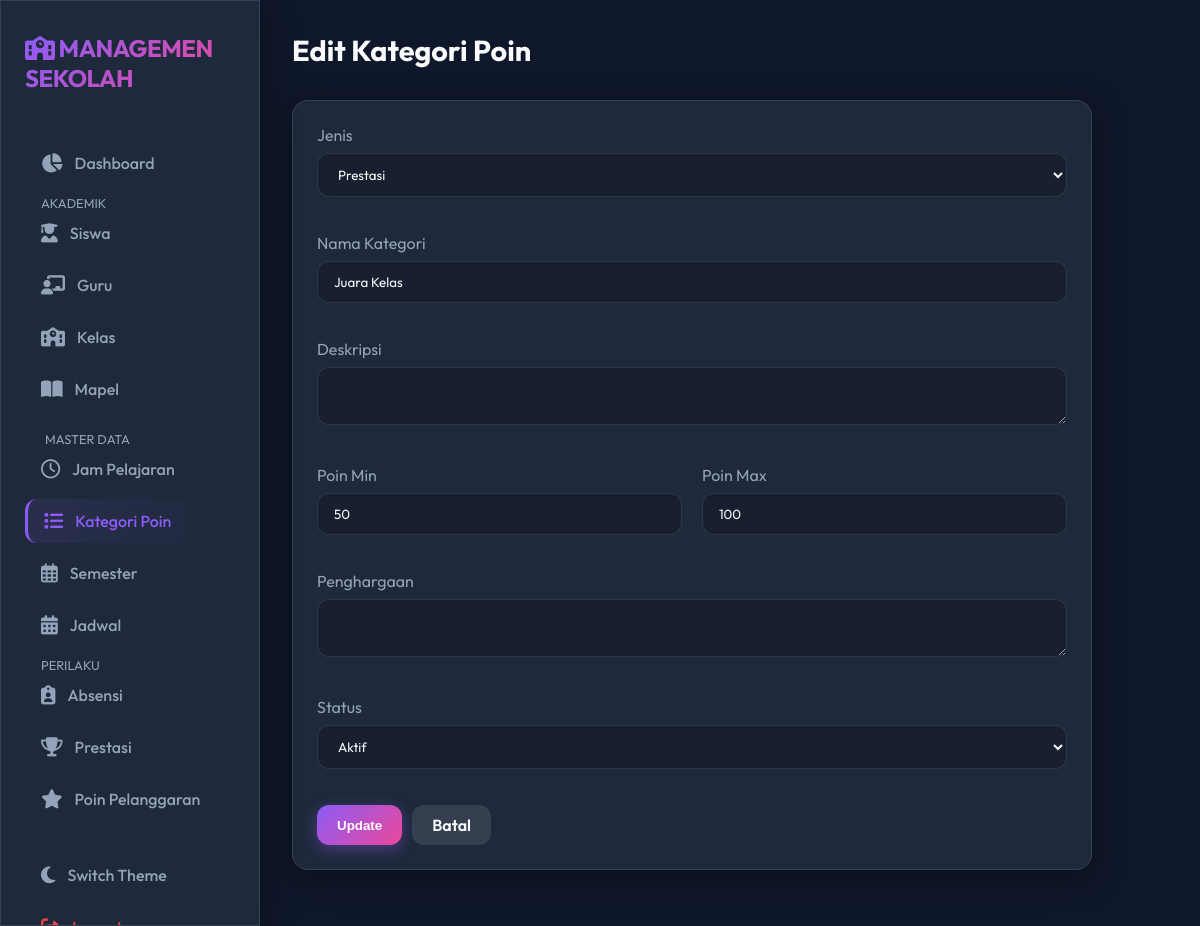
The app's page /point_categories/edit.php?id=1 with its own data.
### tables this page shows
CREATE TABLE `poin_kategori` (
  `id` int(11) NOT NULL AUTO_INCREMENT,
  `jenis` enum('prestasi','pelanggaran') DEFAULT NULL,
  `nama_kategori` varchar(100) NOT NULL,
  `deskripsi` text,
  `poin_min` int(11) DEFAULT '0',
  `poin_max` int(11) DEFAULT '0',
  `sanksi` text,
  `penghargaan` text,
  `status` enum('aktif','nonaktif') DEFAULT 'aktif',
  `created_at` timestamp NOT NULL DEFAULT CURRENT_TIMESTAMP,
  `updated_at` timestamp NOT NULL DEFAULT CURRENT_TIMESTAMP ON UPDATE CURRENT_TIMESTAMP,
  PRIMARY KEY (`id`)
);

### point_categories/edit.php (the view, shortened to what this page needs)
<?php
include '../config/database.php';
include '../includes/header.php';
include '../includes/sidebar.php';
$id = $_GET['id'];
$row = $conn->query("SELECT * FROM poin_kategori WHERE id = $id")->fetch_assoc();
?>
<div class="main-content">
    <div class="top-bar">
        <h1 class="page-title">Edit Kategori Poin</h1>
    </div>
    <div class="card glass" style="max-width: 800px;">
        <form action="process_edit.php" method="POST">
            <div style="margin-bottom: 20px;">
                <label style="color: var(--text-muted); display: block; margin-bottom: 8px;">Jenis</label>
                <select name="jenis" id="jenis" onchange="toggleFields()" required>
                    <option value="prestasi" <?= $row['jenis'] == 'prestasi' ? 'selected' : '' ?>>Prestasi</option>
                </select>
            </div>
            <div style="margin-bottom: 20px;">
                <label style="color: var(--text-muted); display: block; margin-bottom: 8px;">Nama Kategori</label>
                <input type="text" name="nama_kategori" value="<?= $row['nama_kategori'] ?>" required>
            </div>
            <div style="margin-bottom: 20px;">
                <label style="color: var(--text-muted); display: block; margin-bottom: 8px;">Deskripsi</label>
                <textarea name="deskripsi" rows="2"><?= $row['deskripsi'] ?></textarea>
            </div>
            <div style="display: grid; grid-template-columns: 1fr 1fr; gap: 20px; margin-bottom: 20px;">
                <div>
                    <label style="color: var(--text-muted); display: block; margin-bottom: 8px;">Poin Min</label>
                    <input type="number" name="poin_min" value="<?= $row['poin_min'] ?>">
                </div>
                <div>
                    <label style="color: var(--text-muted); display: block; margin-bottom: 8px;">Poin Max</label>
                    <input type="number" name="poin_max" value="<?= $row['poin_max'] ?>">
                </div>
            </div>
            <div id="field-reward" style="margin-bottom: 20px;">
                <label style="color: var(--text-muted); display: block; margin-bottom: 8px;">Penghargaan</label>
                <textarea name="penghargaan" rows="2"><?= $row['penghargaan'] ?></textarea>
            </div>
            <div style="margin-bottom: 20px;">
                <label style="color: var(--text-muted); display: block; margin-bottom: 8px;">Status</label>
                <select name="status">
                    <option value="aktif" <?= $row['status'] == 'aktif' ? 'selected' : '' ?>>Aktif</option>
                </select>
            </div>
            <div style="margin-top: 20px; display: flex; gap: 10px;">
                <button type="submit" class="btn btn-primary">Update</button>
                <a href="idx.php" class="btn" style="background: rgba(255,255,255,0.1);">Batal</a>
            </div>
        </form>
    </div>
</div>
<?php include '../includes/footer.php'; ?>

### assets/css/style.css (style rules this page uses)
:root { --bg-dark: #0f172a; --bg-card: #1e293b; --primary: #8b5cf6; --secondary: #ec4899; --accent: #10b981; --text-main: #f8fafc; --text-muted: #94a3b8; --glass-bg: rgba(30, 41, 59, 0.7); --glass-border: rgba(255, 255, 255, 0.1); --radius: 16px; --input-bg: rgba(0, 0, 0, 0.2); --input-border: var(--glass-border); }
* { margin: 0; padding: 0; box-sizing: border-box; }
body { font-family: 'Outfit', sans-serif; background-color: var(--bg-dark); color: var(--text-main); overflow-x: hidden; min-height: 100vh; }
.glass { background: var(--glass-bg); backdrop-filter: blur(12px); -webkit-backdrop-filter: blur(12px); border: 1px solid var(--glass-border); box-shadow: 0 8px 32px 0 rgba(0, 0, 0, 0.37); }
a { text-decoration: none; color: inherit; transition: 0.3s; }
.main-content { flex: 1; margin-left: 260px; padding: 2rem; }
.top-bar { display: flex; justify-content: space-between; align-items: center; margin-bottom: 2rem; }
.page-title { font-size: 1.8rem; font-weight: 700; }
.card { background: var(--bg-card); border-radius: var(--radius); padding: 1.5rem; border: 1px solid var(--glass-border); margin-bottom: 1.5rem; }
.btn { padding: 10px 20px; border-radius: 12px; border: none; cursor: pointer; font-weight: 600; display: inline-flex; align-items: center; gap: 8px; transition: transform 0.2s; }
.btn-primary { background: linear-gradient(135deg, var(--primary), var(--secondary)); color: white; box-shadow: 0 4px 15px rgba(139, 92, 246, 0.4); }
input, select, textarea { width: 100%; padding: 12px 16px; background: var(--input-bg); border: 1px solid var(--input-border); border-radius: 12px; color: var(--text-main); margin-bottom: 1rem; font-family: inherit; transition: 0.3s; }

### records on screen
poin_kategori: jenis "Prestasi", nama_kategori "Juara Kelas", poin_min "50", poin_max "100", status "Aktif"
